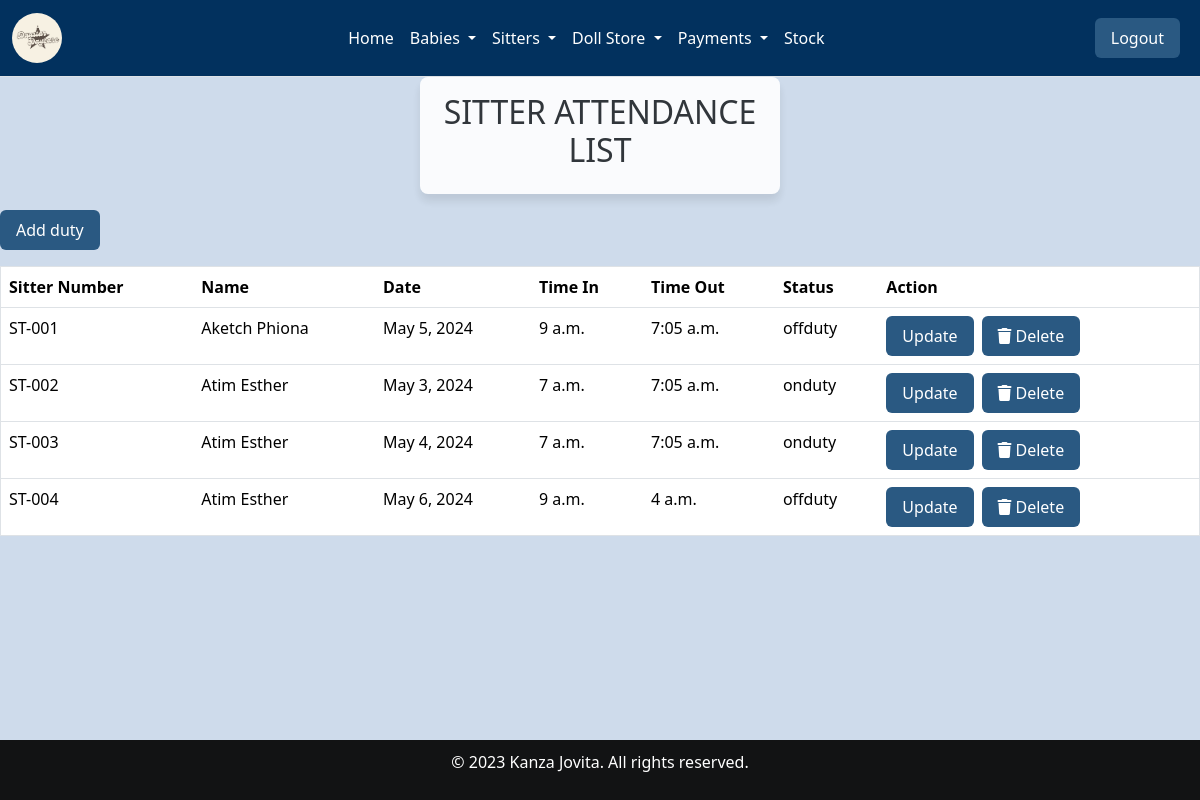
/onduty/ (signed in), run on an earlier commit of the app's database.
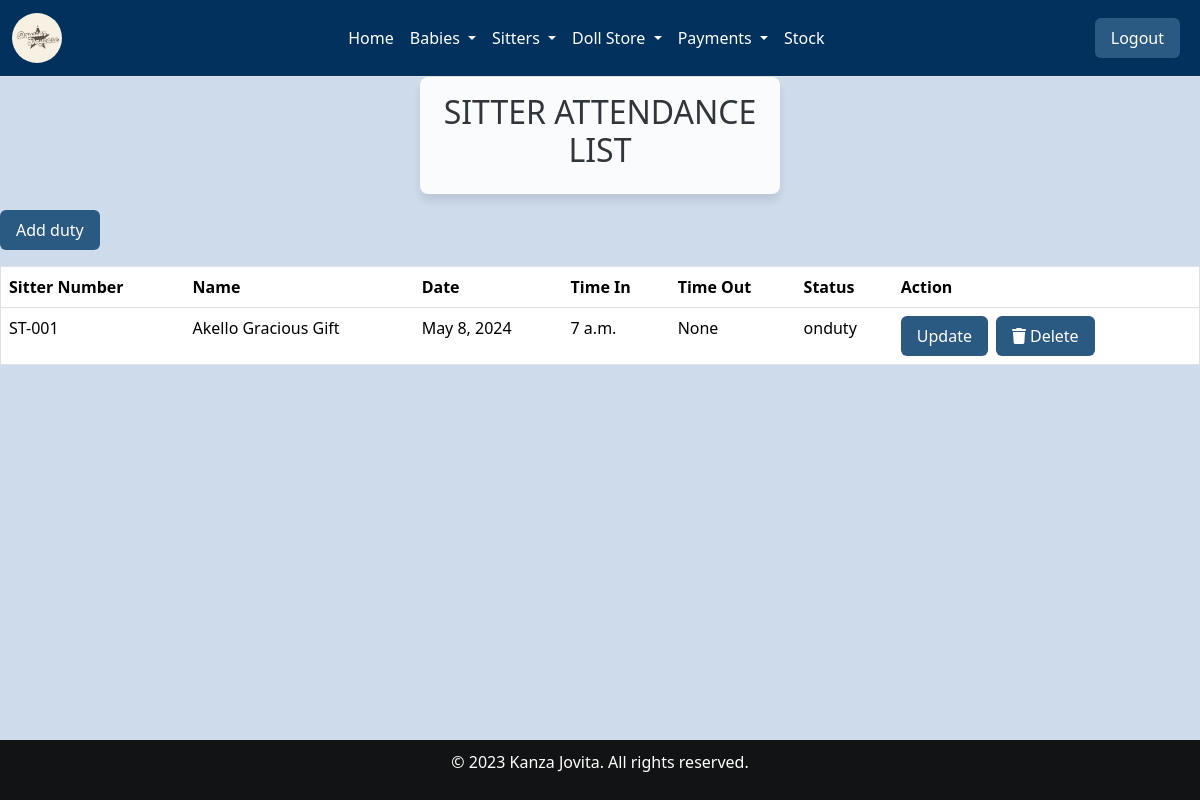
And on a later commit of the database.
### home/models.py (models this page shows, shortened)
class Sitter_arrival(models.Model):
    sitter_name=models.ForeignKey(Sitterreg, on_delete=models.CASCADE)
    date_of_arrival=models.DateField(default=timezone.now)
    timein=models.TimeField ()
    timeout=models.TimeField (null=True, blank=True)
    Attendancestatus = models.CharField(choices=[('onduty', 'On Duty'), ('offduty', 'Off Duty')], max_length=100)

class Sitterreg(models.Model):
    Sitter_name = models.CharField(max_length=30, null=False,blank=False)
    Sitter_number = models.CharField(max_length=30, null=False,blank=False)
    Date_of_birth = models.DateField(null=True, blank=True)
    Contact = models.IntegerField()
    Location_choices = [('kabalagala', 'Kabalagala'),]
    Location = models.CharField(choices=Location_choices, max_length=100)
    Gender =  models.CharField(choices=[('male', 'Male'),('female', 'Female')], max_length=100)
    Level_of_education = models.CharField(choices=[('Degree','Degree'),('Diploma','Diploma'),('Certificate','Certificate')],max_length=200,default=0)
    Next_of_kin = models.CharField(max_length=30, null=False,blank=False)
    NIN = models.CharField(max_length=30, null=False,blank=False)
    Recommenders_name = models.CharField(max_length=30, null=False,blank=False)
    Religion = models.CharField(max_length=30, null=True,blank=True)
    def __str__(self):
        return str(self.Sitter_name)

### home/views.py (the view)
# urls.py: path('onduty/', views.onduty, name='onduty'),
@login_required
def onduty(request):
    onduty = Sitter_arrival.objects.all()
    return render(request, 'onduty.html', {'onduty': onduty})

### home/templates/onduty.html (shortened to what this page needs)
{% extends 'base.html' %}
{% load static %}
{% block content %}
<div class="card-header">
    <h2>SITTER ATTENDANCE LIST</h2>
</div>
<a href="/addonduty" class="btn btn-primary mb-3">Add duty </a>
<div class="table-responsive">
    <table class="table table-bordered table-hover">
        <thead class="table-white">
            <tr>
                <th scope="col">Sitter Number</th>
                <th scope="col">Name</th>
                <th scope="col">Date</th>
                <th scope="col">Time In</th>
                <th scope="col">Time Out</th>
                <th scope="col">Status</th>
                <th scope=>Action</th>
            </tr>
        </thead>
        <tbody>
            {% for sitter in onduty  %}
            <tr>
                <td>ST-00{{ sitter.id }}</td>
                <td>{{ sitter.sitter_name}}</td>
                <td>{{ sitter.date_of_arrival }}</td>
                <td>{{ sitter.timein }}</td>
                <td>{{ sitter.timeout }}</td>
                <td>{{ sitter.Attendancestatus}}</td>
                <td class="btn-container">
                    <a href="{% url 'editonduty' id=sitter.id %}"  class="btn btn-primary ">Update</a>
                    <form action="{% url 'delete_onduty' id=sitter.id %}" method="POST" onsubmit="return confirm('Delete')">
                        <button class="btn" type="submit"><i class="fas fa-trash"></i>Delete</button>
                    </form>
                </td>
            </tr>
            {% endfor %}
        </tbody>
    </table>
</div>
{% endblock %}

What changed in the data, as far as the page shows it:
removed Sitter_arrival: id "2", sitter_name "Atim Esther", date_of_arrival "May 3, 2024", timein "7 a.m.", timeout "7:05 a.m.", Attendancestatus "onduty"
removed Sitter_arrival: id "3", sitter_name "Atim Esther", date_of_arrival "May 4, 2024", timein "7 a.m.", timeout "7:05 a.m.", Attendancestatus "onduty"
removed Sitter_arrival: id "4", sitter_name "Atim Esther", date_of_arrival "May 6, 2024", timein "9 a.m.", timeout "4 a.m.", Attendancestatus "offduty"
changed Sitter_arrival id 1: sitter_name "Aketch Phiona" → "Akello Gracious Gift"; date_of_arrival "May 5, 2024" → "May 8, 2024"; timein "9 a.m." → "7 a.m."; timeout "7:05 a.m." → "None"; Attendancestatus "offduty" → "onduty"
